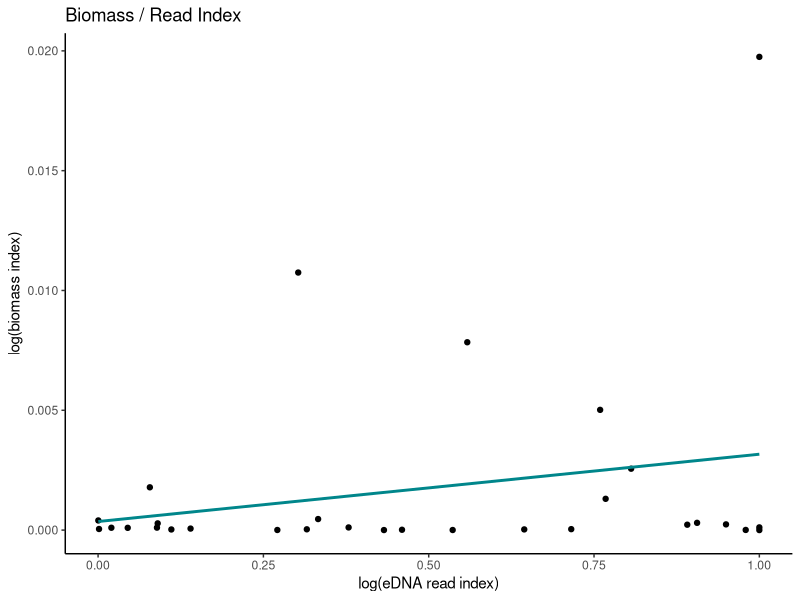
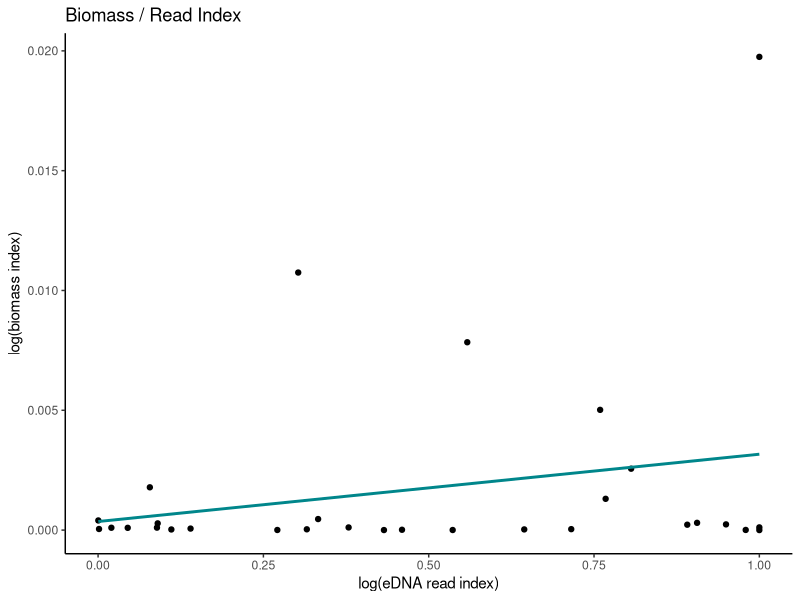

Write R code to recreate these figures, in order.
#Exploring eDNA read index over biomass 

#SET UP ####
library(tidyr)
library(tidyverse)
library(RColorBrewer)
library(here)
library(dplyr)
library(ggplot2)
library(geosphere)

#function
angle2dec <- function(angle) {
  angle <- as.character(angle)
  x <- do.call(rbind, strsplit(angle, split=' '))
  x <- apply(x, 1L, function(y) {
    y <- as.numeric(y)
    y[1] + y[2]/60 + y[3]/3600
  })
  return(x)
}

beta_div <- read.csv(here::here("Processed_data", #should be ASV by sample
                                "datasets",
                                "beta_div.csv"),
                     head=TRUE)

beta_div <- subset(beta_div, p_abs_eDNA == 1)
beta_div <- subset(beta_div, weight_total_kg > 0 )

trawl_meta <- read.csv(here::here("Processed_data", 
                                  "trawl",
                                  "metadata",
                                  "clean_data",
                                  "trawl_metadata.csv"),
                       head=TRUE)

trawl_meta <- trawl_meta %>% 
  rename(
    lat1 = start_latitude_n,
    lon1 = start_longitude_w,
    lat2 = end_latitude_n,
    lon2 = end_longitude_w
    
  )

#select specific points 
trawl <- select(trawl_meta, c('lat1', 'lon1','lat2', 'lon2', 'set_number'))

#change "." to "' 
trawl <- data.frame(lapply(trawl, function(x) {
  gsub(".", " ", x, fixed=TRUE) }))

#change day, min, sec to degrees
trawl$lat1 <- angle2dec(trawl$lat1)
trawl$lat2 <- angle2dec(trawl$lat2)
trawl$lon1 <- angle2dec(trawl$lon1)
trawl$lon2 <- angle2dec(trawl$lon2)


#Standardize 'biomass' by length 
#Do this by creating a biomass 'indices' 
#We will take biomass and divide by length of trawl 

#Determining 'length of trawl'
#extract relevant columns 

trawl_distances <- trawl %>% rowwise() %>% 
  mutate(distance = distHaversine(c(lon1, lat1), c(lon2, lat2)))



#merge to beta div 

data <- merge(trawl_distances, beta_div, by=c('set_number'))
data$distance <- (data$distance)
data$set_read_index <- (data$set_read_index)

#create new column/variable that is biomass index (biomass(weight)/distance)
data$biomass_index <- data$weight_total_kg/data$distance

#plot 
plot <- ggplot(data,aes(set_read_index, biomass_index)) +
  geom_point() +
  geom_smooth(method='lm', se=FALSE, color='turquoise4') +
  theme_minimal() +
  labs(x='log(eDNA read index)', y='log(biomass index)',title='Biomass / Read Index') +
  theme(plot.title = element_text(hjust=0.5, size=20, face='bold')) +
  theme_classic()


plot 

ggsave("./Outputs/biomass/biomass_index.png", 
       plot = plot,
       width = 10, height = 6, units = "in")






  
